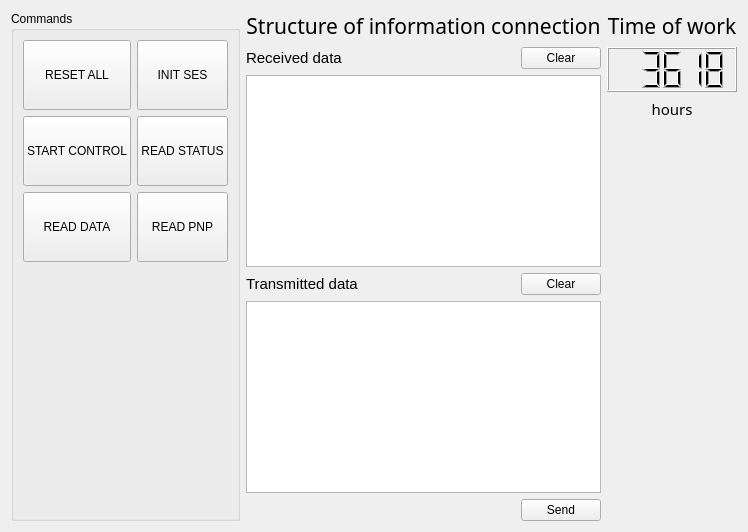
      <widget class="QWidget" name="tab_4">
       <attribute name="title">
        <string>IBIS</string>
       </attribute>
       <layout class="QGridLayout" name="gridLayout_10">
        <item row="0" column="0">
         <widget class="QGroupBox" name="groupBox_6">
          <property name="minimumSize">
           <size>
            <width>90</width>
            <height>0</height>
           </size>
          </property>
          <property name="title">
           <string>Commands</string>
          </property>
          <layout class="QGridLayout" name="gridLayout_8">
           <item row="0" column="0">
            <widget class="QPushButton" name="pushButton">
             <property name="sizePolicy">
              <sizepolicy hsizetype="Minimum" vsizetype="Expanding">
               <horstretch>0</horstretch>
               <verstretch>0</verstretch>
              </sizepolicy>
             </property>
             <property name="minimumSize">
              <size>
               <width>90</width>
               <height>0</height>
              </size>
             </property>
             <property name="maximumSize">
              <size>
               <width>16777215</width>
               <height>70</height>
              </size>
             </property>
             <property name="text">
              <string>RESET ALL</string>
             </property>
            </widget>
           </item>
           <item row="0" column="1">
            <widget class="QPushButton" name="pushButton_4">
             <property name="sizePolicy">
              <sizepolicy hsizetype="Minimum" vsizetype="Expanding">
               <horstretch>0</horstretch>
               <verstretch>0</verstretch>
              </sizepolicy>
             </property>
             <property name="minimumSize">
              <size>
               <width>90</width>
               <height>0</height>
              </size>
             </property>
             <property name="maximumSize">
              <size>
               <width>16777215</width>
               <height>70</height>
              </size>
             </property>
             <property name="text">
              <string>INIT SES</string>
             </property>
            </widget>
           </item>
           <item row="1" column="0">
            <widget class="QPushButton" name="pushButton_2">
             <property name="sizePolicy">
              <sizepolicy hsizetype="Minimum" vsizetype="Expanding">
               <horstretch>0</horstretch>
               <verstretch>0</verstretch>
              </sizepolicy>
             </property>
             <property name="minimumSize">
              <size>
               <width>90</width>
               <height>0</height>
              </size>
             </property>
             <property name="maximumSize">
              <size>
               <width>16777215</width>
               <height>70</height>
              </size>
             </property>
             <property name="text">
              <string>START CONTROL</string>
             </property>
            </widget>
           </item>
           <item row="1" column="1">
            <widget class="QPushButton" name="pushButton_5">
             <property name="sizePolicy">
              <sizepolicy hsizetype="Minimum" vsizetype="Expanding">
               <horstretch>0</horstretch>
               <verstretch>0</verstretch>
              </sizepolicy>
             </property>
             <property name="minimumSize">
              <size>
               <width>90</width>
               <height>0</height>
              </size>
             </property>
             <property name="maximumSize">
              <size>
               <width>16777215</width>
               <height>70</height>
              </size>
             </property>
             <property name="text">
              <string>READ STATUS</string>
             </property>
            </widget>
           </item>
           <item row="2" column="0">
            <widget class="QPushButton" name="pushButton_3">
             <property name="sizePolicy">
              <sizepolicy hsizetype="Minimum" vsizetype="Expanding">
               <horstretch>0</horstretch>
               <verstretch>0</verstretch>
              </sizepolicy>
             </property>
             <property name="minimumSize">
              <size>
               <width>90</width>
               <height>0</height>
              </size>
             </property>
             <property name="maximumSize">
              <size>
               <width>16777215</width>
               <height>70</height>
              </size>
             </property>
             <property name="text">
              <string>READ DATA</string>
             </property>
            </widget>
           </item>
           <item row="2" column="1">
            <widget class="QPushButton" name="pushButton_6">
             <property name="sizePolicy">
              <sizepolicy hsizetype="Minimum" vsizetype="Expanding">
               <horstretch>0</horstretch>
               <verstretch>0</verstretch>
              </sizepolicy>
             </property>
             <property name="minimumSize">
              <size>
               <width>90</width>
               <height>0</height>
              </size>
             </property>
             <property name="maximumSize">
              <size>
               <width>16777215</width>
               <height>70</height>
              </size>
             </property>
             <property name="text">
              <string>READ PNP</string>
             </property>
            </widget>
           </item>
           <item row="3" column="0">
            <spacer name="verticalSpacer_13">
             <property name="orientation">
              <enum>Qt::Vertical</enum>
             </property>
             <property name="sizeHint" stdset="0">
              <size>
               <width>20</width>
               <height>40</height>
              </size>
             </property>
            </spacer>
           </item>
          </layout>
         </widget>
        </item>
        <item row="0" column="1">
         <layout class="QGridLayout" name="gridLayout_9">
          <item row="1" column="0">
           <layout class="QHBoxLayout" name="horizontalLayout_12">
            <item>
             <widget class="QLabel" name="label_33">
              <property name="font">
               <font>
                <pointsize>11</pointsize>
                <weight>50</weight>
                <bold>false</bold>
                <underline>false</underline>
               </font>
              </property>
              <property name="text">
               <string>Received data</string>
              </property>
             </widget>
            </item>
            <item>
             <spacer name="horizontalSpacer_30">
              <property name="orientation">
               <enum>Qt::Horizontal</enum>
              </property>
              <property name="sizeHint" stdset="0">
               <size>
                <width>40</width>
                <height>20</height>
               </size>
              </property>
             </spacer>
            </item>
            <item>
             <widget class="QPushButton" name="pushButton_received_clear_3">
              <property name="text">
               <string>Clear</string>
              </property>
             </widget>
            </item>
           </layout>
          </item>
          <item row="2" column="0">
           <widget class="QTableWidget" name="tableWidgetReceived"/>
          </item>
          <item row="5" column="0">
           <layout class="QHBoxLayout" name="horizontalLayout_15">
            <item>
             <spacer name="horizontalSpacer_32">
              <property name="orientation">
               <enum>Qt::Horizontal</enum>
              </property>
              <property name="sizeHint" stdset="0">
               <size>
                <width>40</width>
                <height>20</height>
               </size>
              </property>
             </spacer>
            </item>
            <item>
             <widget class="QPushButton" name="pushButton_SendSerialA_2">
              <property name="text">
               <string>Send</string>
              </property>
             </widget>
            </item>
           </layout>
          </item>
          <item row="4" column="0">
           <widget class="QTableWidget" name="tableWidgetTransmitted"/>
          </item>
          <item row="3" column="0">
           <layout class="QHBoxLayout" name="horizontalLayout_13">
            <item>
             <widget class="QLabel" name="label_34">
              <property name="font">
               <font>
                <pointsize>11</pointsize>
                <weight>50</weight>
                <bold>false</bold>
                <underline>false</underline>
               </font>
              </property>
              <property name="text">
               <string>Transmitted data</string>
              </property>
             </widget>
            </item>
            <item>
             <spacer name="horizontalSpacer_31">
              <property name="orientation">
               <enum>Qt::Horizontal</enum>
              </property>
              <property name="sizeHint" stdset="0">
               <size>
                <width>40</width>
                <height>20</height>
               </size>
              </property>
             </spacer>
            </item>
            <item>
             <widget class="QPushButton" name="pushButton__transmitted_clear_3">
              <property name="text">
               <string>Clear</string>
              </property>
             </widget>
            </item>
           </layout>
          </item>
          <item row="0" column="0">
           <widget class="QLabel" name="label_32">
            <property name="font">
             <font>
              <family>Imprint MT Shadow</family>
              <pointsize>16</pointsize>
              <weight>50</weight>
              <italic>false</italic>
              <bold>false</bold>
             </font>
            </property>
            <property name="text">
             <string>Structure of information connection</string>
            </property>
            <property name="alignment">
             <set>Qt::AlignCenter</set>
            </property>
           </widget>
          </item>
         </layout>
        </item>
        <item row="0" column="2">
         <layout class="QVBoxLayout" name="verticalLayout_17">
          <item>
           <widget class="QLabel" name="label_30">
            <property name="font">
             <font>
              <family>Imprint MT Shadow</family>
              <pointsize>16</pointsize>
              <weight>50</weight>
              <italic>false</italic>
              <bold>false</bold>
             </font>
            </property>
            <property name="text">
             <string>Time of work</string>
            </property>
            <property name="alignment">
             <set>Qt::AlignCenter</set>
            </property>
           </widget>
          </item>
          <item>
           <widget class="QLCDNumber" name="lcdNumberTimeTests_2">
            <property name="minimumSize">
             <size>
              <width>0</width>
              <height>45</height>
             </size>
            </property>
            <property name="smallDecimalPoint">
             <bool>false</bool>
            </property>
            <property name="intValue" stdset="0">
             <number>3618</number>
            </property>
           </widget>
          </item>
          <item>
           <widget class="QLabel" name="label_31">
            <property name="font">
             <font>
              <family>Imprint MT Shadow</family>
              <pointsize>11</pointsize>
              <italic>false</italic>
             </font>
            </property>
            <property name="text">
             <string>hours</string>
            </property>
            <property name="alignment">
             <set>Qt::AlignHCenter|Qt::AlignTop</set>
            </property>
           </widget>
          </item>
          <item>
           <spacer name="verticalSpacer_12">
            <property name="orientation">
             <enum>Qt::Vertical</enum>
            </property>
            <property name="sizeHint" stdset="0">
             <size>
              <width>20</width>
              <height>40</height>
             </size>
            </property>
           </spacer>
          </item>
         </layout>
        </item>
       </layout>
      </widget>
